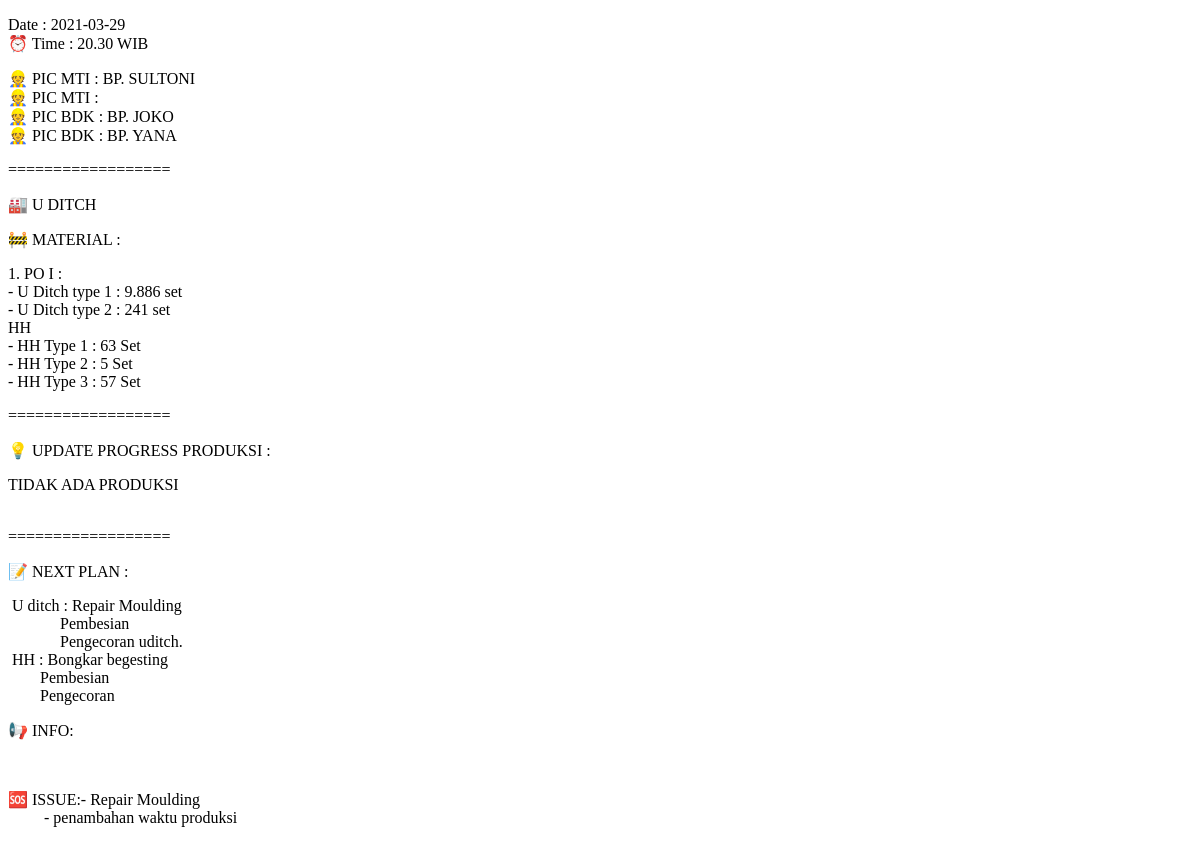
Before: /dailyreport/hasil/index.php?tanggal=2021-03-29 with the older database file.
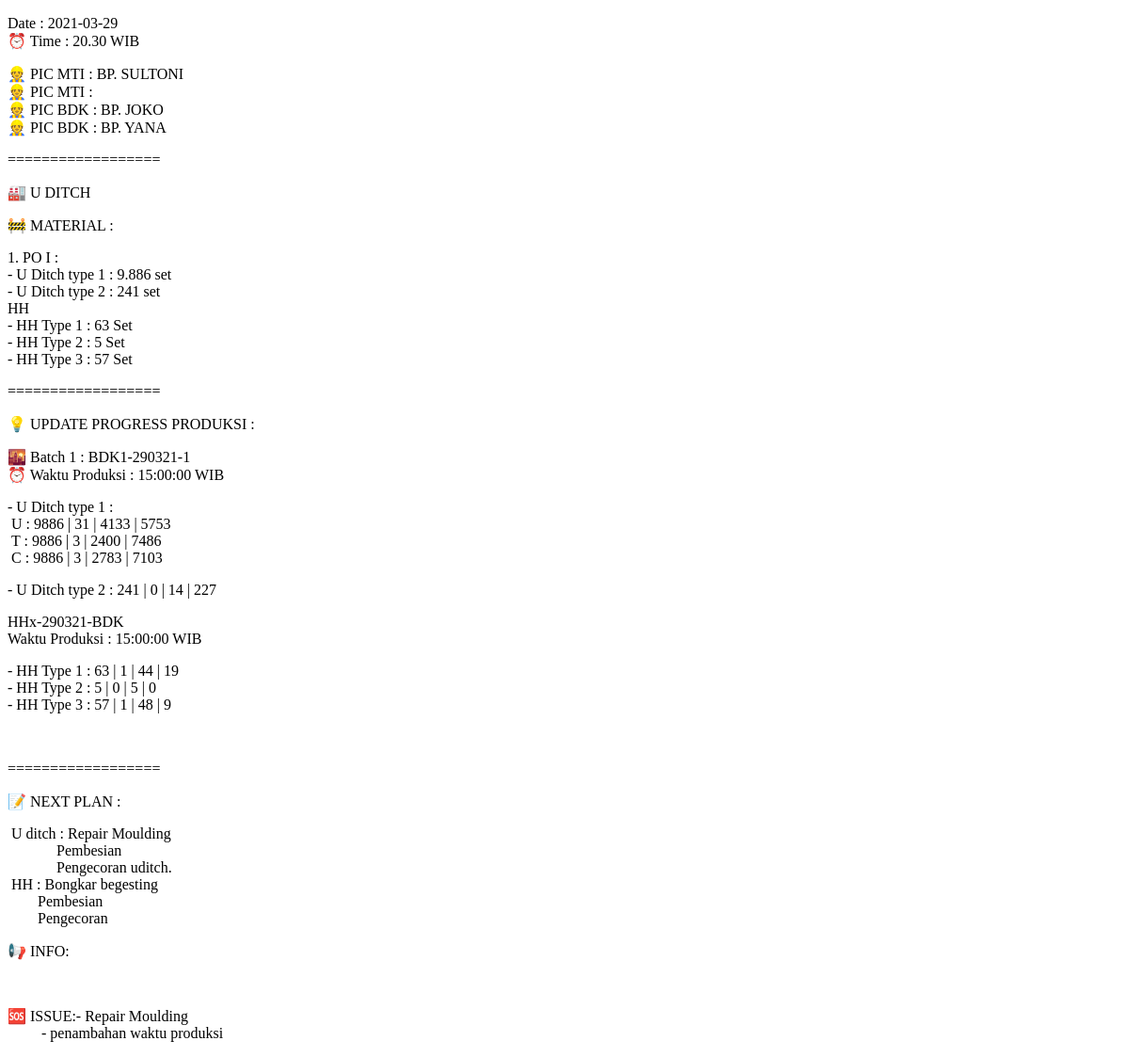
After: the same page with the newer database file.
### tables this page shows
CREATE TABLE `produksi` (
  `nomor` int(11) NOT NULL,
  `dibuat` timestamp NOT NULL DEFAULT current_timestamp(),
  `diedit` timestamp NOT NULL DEFAULT current_timestamp(),
  `oleh` varchar(20) NOT NULL DEFAULT 'AutoSystem',
  `tanggal` date NOT NULL,
  `kode` varchar(14) NOT NULL,
  `jam` time NOT NULL,
  `u` int(11) NOT NULL,
  `t` int(11) NOT NULL,
  `c` int(11) NOT NULL,
  `c2` int(11) NOT NULL,
  `hh1` int(11) NOT NULL,
  `hh2` int(11) NOT NULL,
  `hh3` int(11) NOT NULL,
  `hhc` int(11) NOT NULL
);

### dailyreport/hasil/sistem.php (called while the page is built)
<?php
	include "../../koneksi.php";
	$total = "SELECT SUM(u), SUM(t), SUM(c), SUM(c2), SUM(hh1), SUM(hh2), SUM(hh3) FROM produksi WHERE tanggal < '".$_GET['tanggal']."'";
	$bdk1 = "SELECT * FROM produksi WHERE tanggal = '".$_GET['tanggal']."' AND kode LIKE 'BDK1%'";
	$bdk2 = "SELECT * FROM produksi WHERE tanggal = '".$_GET['tanggal']."' AND kode LIKE 'BDK2%'";
	$result = $conn->query($total);
	$record = $result->fetch_array();
	$total_u = $record[0];
	$total_t = $record[1];
	$total_c = $record[2];
	$total_c2 = $record[3];
	$total_hh1 = $record[4];
	$total_hh2 = $record[5];
	$total_hh3 = $record[6];
?>

### dailyreport/hasil/index.php (the view, shortened to what this page needs)
<?php
	include '../../koneksi.php';
	$po_u1 = 9886;
	$po_u2 = 241;
	$po_hh1 = 63;
	$po_hh2 = 5;
	$po_hh3 = 57;
?>
<!DOCTYPE html>
<html>
<head>
</head>
<body>
	<p>Date : <?= $_GET['tanggal'] ?><br>
	&#x23F0 Time : 20.30 WIB</p>
	<p>&#x1F477 PIC MTI : BP. SULTONI<br>
	&#x1F477 PIC MTI : <br>
	&#x1F477 PIC BDK : BP. JOKO<br>
	&#x1F477 PIC BDK : BP. YANA</p>
	<p>==================</p>
	<p>&#x1F3ED U DITCH</p>
	<p>&#x1F6A7 MATERIAL  : </p>
	<p>1. PO I :<br>
	- U Ditch type 1 : 9.886 set<br>
	- U Ditch type 2 : 241 set<br>
	HH<br>
	- HH Type 1 : 63 Set<br>
	- HH Type 2 : 5 Set<br>
	- HH Type 3 : 57 Set</p>
	<p>==================</p>
	<p>&#x1F4A1 UPDATE PROGRESS PRODUKSI :</p>
	<?php
		include 'sistem.php';
		$result1 = $conn->query($bdk1);
		if ($result1->num_rows > 0) {
			$counter = 0;
			$date = date_create($_GET['tanggal']);
			while ($row = $result1->fetch_assoc()) {
				$counter = $counter + 1;
	?>
		<p>&#x1F307 Batch <?= $counter; ?> : <?= $row['kode']; ?><br>
		&#x23F0 Waktu Produksi : <?= $row['jam'] ?> WIB</p>
		<p>- U Ditch type 1 :<br>
		&nbsp;U : <?= $po_u1; ?> | <?= $row['u']; ?> | <?php $total_u = $total_u + $row['u']; echo $total_u; ?> | <?= $po_u1 - $total_u; ?><br>
		&nbsp;T : <?= $po_u1; ?> | <?= $row['t']; ?> | <?php $total_t = $total_t + $row['t']; echo $total_t; ?> | <?= $po_u1 - $total_t; ?><br>
		&nbsp;C : <?= $po_u1; ?> | <?= $row['c']; ?> | <?php $total_c = $total_c + $row['c']; echo $total_c; ?> | <?= $po_u1 - $total_c; ?></p>
		<p>- U Ditch type  2 : <?= $po_u2; ?> | <?= $row['c2']; ?> | <?php $total_c2 = $total_c2 + $row['c2']; echo $total_c2; ?> | <?= $po_u2 - $total_c2; ?></p>
		<p>HHx-<?= date_format($date, 'dmy')?>-BDK<br>
		Waktu Produksi : <?= $row['jam'] ?>  WIB</p>
		<p>- HH Type 1 : <?= $po_hh1 ; ?> | <?= $row['hh1']; ?> | <?php $total_hh1 = $total_hh1 + $row['hh1']; echo $total_hh1; ?> | <?= $po_hh1 - $total_hh1; ?><br>
		- HH Type 2 : <?= $po_hh2 ; ?> | <?= $row['hh2']; ?> | <?php $total_hh2 = $total_hh2 + $row['hh2']; echo $total_hh2; ?> | <?= $po_hh2 - $total_hh2; ?><br>
		- HH Type 3 : <?= $po_hh3 ; ?> | <?= $row['hh3']; ?> | <?php $total_hh3 = $total_hh3 + $row['hh3']; echo $total_hh3; ?> | <?= $po_hh3 - $total_hh3; ?></p>
		<br>
	<?php
			}
		}
		$result2 = $conn->query($bdk2);
	?>
	<?php
		if ($result1->num_rows < 1 && $result2->num_rows < 1){
			echo "TIDAK ADA PRODUKSI<br><br>";
		}
	?>
	<p>==================</p>
	<p>&#x1F4DD NEXT PLAN :</p>
	&nbsp;U ditch : Repair Moulding<br>
	&nbsp;&nbsp;&nbsp;&nbsp;&nbsp;&nbsp;&nbsp;&nbsp;&nbsp;&nbsp;&nbsp;&nbsp;&nbsp;Pembesian<br>
	&nbsp;&nbsp;&nbsp;&nbsp;&nbsp;&nbsp;&nbsp;&nbsp;&nbsp;&nbsp;&nbsp;&nbsp;&nbsp;Pengecoran uditch.<br>
	&nbsp;HH : Bongkar begesting<br>
	&nbsp;&nbsp;&nbsp;&nbsp;&nbsp;&nbsp;&nbsp;&nbsp;Pembesian<br>
	&nbsp;&nbsp;&nbsp;&nbsp;&nbsp;&nbsp;&nbsp;&nbsp;Pengecoran</p>
	<p>&#x1F4E2 INFO:</p>
	<br>
	<p>&#x1F198 ISSUE:- Repair Moulding<br>
	&nbsp;&nbsp;&nbsp;&nbsp;&nbsp;&nbsp;&nbsp;&nbsp;&nbsp;- penambahan waktu produksi</p>
</body>
</html>

Changed rows visible on the page:
added produksi: kode "BDK1-290321-1", jam "15:00:00", u "31", total_u "4133", total_u "5753", t "3", total_t "2400", total_t "7486", c "3", total_c "2783", total_c "7103", c2 "0", total_c2 "14", total_c2 "227", hh1 "1", total_hh1 "44", total_hh1 "19", hh2 "0", total_hh2 "5", total_hh2 "0", hh3 "1", total_hh3 "48", total_hh3 "9"
Other visible differences:
text no longer shown: "TIDAK ADA PRODUKSI"
